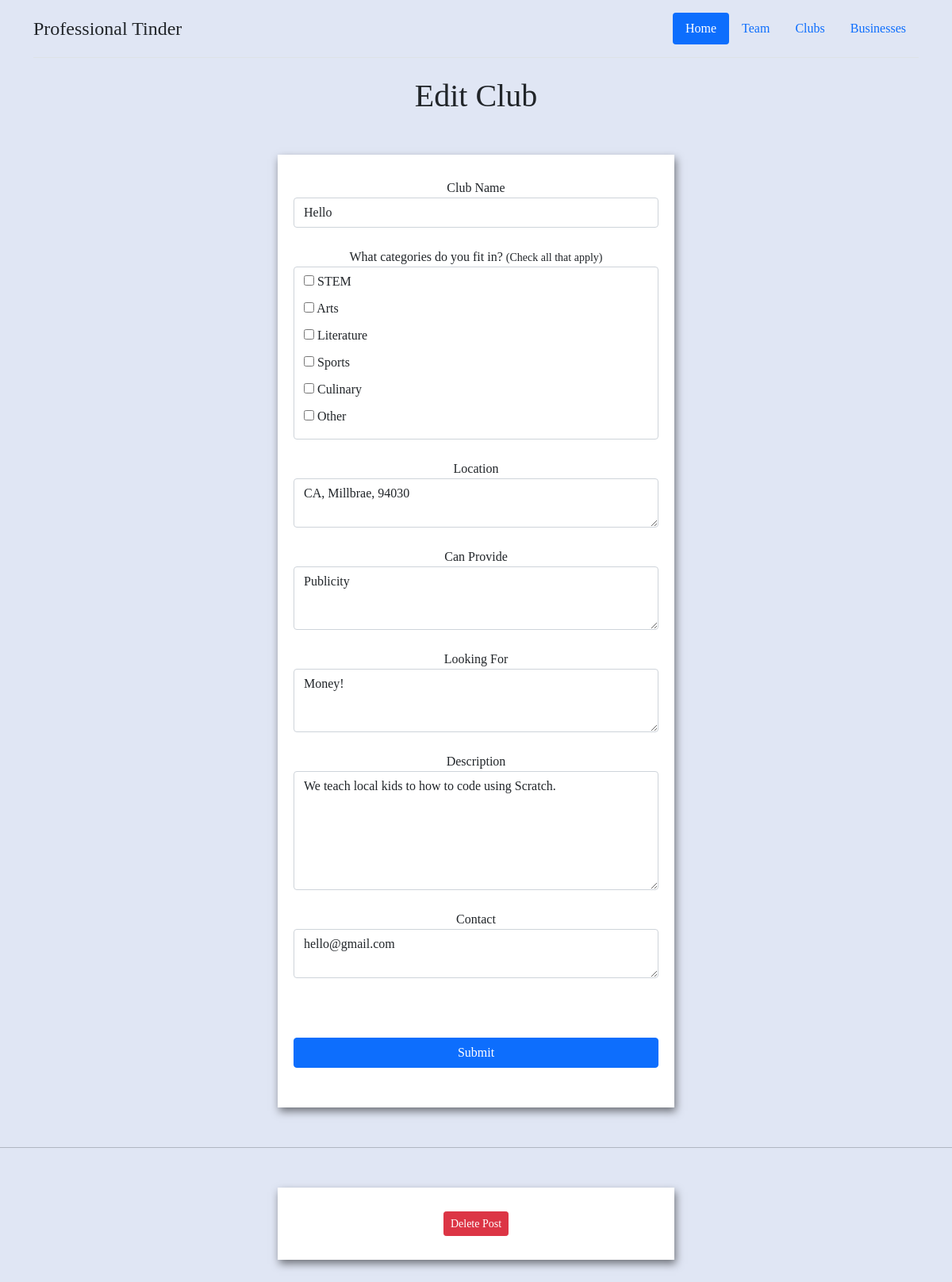
Screenshot of /5/edit with the database file from the repository.
### tables this page shows
CREATE TABLE clubs (
  id INTEGER PRIMARY KEY AUTOINCREMENT,
  club TEXT NOT NULL,
  category TEXT NOT NULL,
  location TEXT NOT NULL,
  provide TEXT NOT NULL,
  looking TEXT NOT NULL,
  description NOT NULL,
  contact NOT NULL
);

### main.py (the view, shortened to what this page needs)
@app.route('/<int:id>/edit', methods=('GET', 'POST'))
def edit(id):
  post = get_post(id)
  return render_template('edit.html', post=post)

### main.py (called while the page is built)
def get_db_connection():
  conn = sqlite3.connect('database.db')
  conn.row_factory = sqlite3.Row
  return conn

def get_post(post_id):
  conn = get_db_connection()
  post = conn.execute('SELECT * FROM clubs WHERE id = ?',
                      (post_id, )).fetchone()
  conn.close()
  if post is None:
    abort(404)
  return post

### templates/edit.html (shortened to what this page needs)
<!DOCTYPE html>
<html lang="en">
    <head>
        <link
                href="https://cdn.jsdelivr.net/npm/bootstrap@5.1.3/dist/css/bootstrap.min.css"
                rel="stylesheet"
            />
</head>
<body>
    <div class="container">
  			<header class="header">
  				<nav
  					class="d-flex flex-wrap justify-content-center py-3 mb-4 border-bottom"
  				>
  					<a
  						href="/"
  						class="d-flex align-items-center mb-3 mb-md-0 me-md-auto text-dark text-decoration-none"
  					>
  						<span class="fs-4">Professional Tinder</span>
  					</a>
  					<ul class="nav nav-pills">
  						<li class="nav-item">
  							<a href="/" class="nav-link active" aria-current="page">Home</a>
  						</li>
                          <li class="nav-item">
  							<a href="team" class="nav-link">Team</a>
  						</li>
                          <li class="nav-item">
  							<a href="clubs" class="nav-link">Clubs</a>
  						</li>
                          <li class="nav-item">
  							<a href="businesses" class="nav-link">Businesses</a>
  						</li>
  					</ul>
  				</nav>
  			</header>
    </div>
    <h1>Edit Club</h1>
    <form method="post">
        <div class="form-group">
            <label for="club">Club Name</label>
            <input type="text" name="club" placeholder="Post club name"
                   class="form-control"
                   value="{{ request.form['club'] or post['club'] }}">
        </div>
        <div class="form-group">
            <label>What categories do you fit in?
                <small>(Check all that apply)</small>
            </label>
            <div class="form-control">
            <label for="inp-1">
                <input type="checkbox"
                    name="category" value="STEM" id="inp-1" > STEM</input></label>
            <label for="inp-2">
                <input type="checkbox"
                    name="category" value="Arts" id="inp-2"> Arts</input></label>
            <label for="inp-3">
                <input type="checkbox"
                    name="category" value="Literature" id="inp-3"> Literature</input></label>
            <label for="inp-4">
                <input type="checkbox"
                    name="category" value="Sports" id="inp-4"> Sports</input></label>
            <label for="inp-5">
                <input type="checkbox"
                    name="category" value="Culinary" id="inp-5"> Culinary</input></label>
            <label for="inp-6">
                <input type="checkbox"
                    name="category" value="Other" id="inp-6"> Other</input></label>
            </div>
        </div>
        <div class="form-group">
            <label for="location">Location</label>
            <textarea name="location" placeholder="State, City, Zip Code"
                      class="form-control">{{ request.form['location'] or post['location']}}</textarea>
        </div>
        <div class="form-group">
            <label for="provide">Can Provide</label>
            <textarea style="height:80px" name="provide" placeholder="What can your club provide?"
                      class="form-control">{{ request.form['provide'] or post['provide'] }}</textarea>
        </div>
        <div class="form-group">
            <label for="looking">Looking For</label>
            <textarea style="height:80px" name="looking" placeholder="State, City, Zip Code"
                      class="form-control">{{ request.form['looking'] or post['looking']}}</textarea>
        </div>
        <div class="form-group">
            <label for="description">Description</label>
            <textarea style="height:150px"
 name="description" placeholder="What does your club do?"
                      class="form-control">{{ request.form['description'] or post['description'] }}</textarea>
        </div>
        <div class="form-group">
            <label for="category">Contact</label>
            <textarea name="contact" placeholder="Please input your contact information."
                      class="form-control">{{ request.form['contact'] or post['contact'] }}</textarea>
        </div>
        <div class="form-group">
            <button type="submit" class="btn btn-primary">Submit</button>
        </div>
    </form>
    <hr>
    <form action="{{ url_for('delete', id=post['id']) }}" method="POST">
        <input type="submit" value="Delete Post"
                class="btn btn-danger btn-sm"
                onclick="return confirm('Are you sure you want to delete this post?')">
    </form>
</body>
</html>

### templates/edit.html (style rules this page uses)
body { background-color: #e0e6f4; font-family: Verdana; text-align: center; }
form { background-color: #fff; max-width: 500px; margin: 50px auto; padding: 30px 20px; box-shadow: 2px 5px 10px rgba(0, 0, 0, 0.5); }
.form-control { text-align: left; margin-bottom: 25px; }
.form-control label { display: block; margin-bottom: 10px; }
.form-control input, .form-control select, .form-control textarea { border: 1px solid #777; border-radius: 2px; font-family: inherit; padding: 10px; display: block; width: 95%; }
.form-control input[type="radio"], .form-control input[type="checkbox"] { display: inline-block; width: auto; }
button { background-color: #b7c9f4; border: 1px solid #777; border-radius: 2px; font-family: inherit; font-size: 21px; display: block; width: 100%; margin-top: 50px; margin-bottom: 20px; }

### rows the page displays
clubs: club "Hello", location "CA, Millbrae, 94030", provide "Publicity", looking "Money!", description "We teach local kids to how to code using Scratch.", contact "hello@gmail.com"
